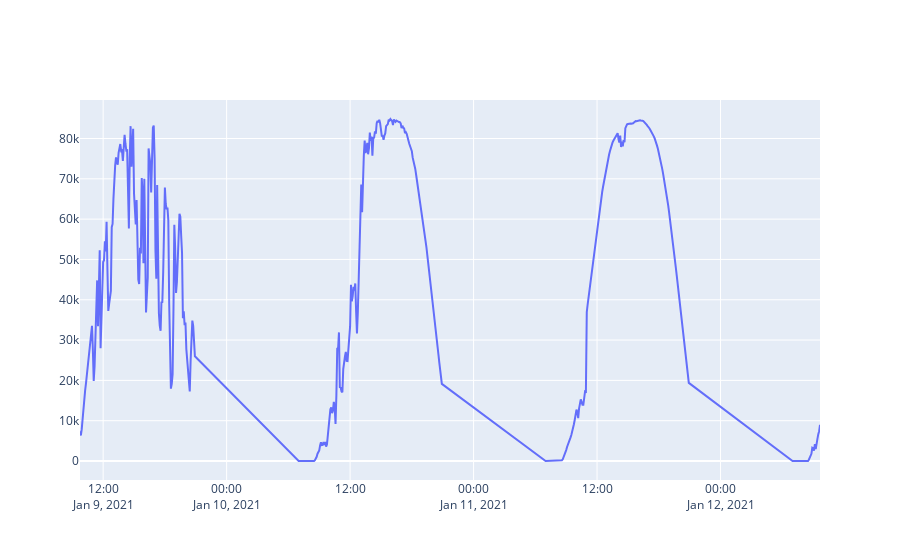

The code cell stored with this chart in its notebook:
### Code cell
fig = go.Figure()

fig.add_trace(go.Scatter(x = test_min.index[0:168*3], y= test_min[0:168*3]['tline_1']))

### Figure 1 — Plotly figure (JSON) as saved in the notebook; plotly's stock layout.template omitted (floating-point values rounded to 4 significant figures; data arrays with more than 128 entries replaced by an {"elided": "..."} marker saying what was removed)
{"data": [{"type": "scatter", "x": {"elided": "504 str values"}, "y": {"elided": "504 float values"}}], "layout": {}}
